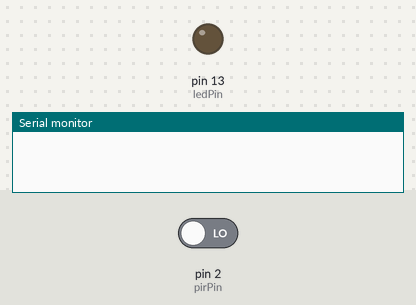
Simulated run of this sketch. Board: Arduino Uno, built with avr-gcc and run on an emulated ATmega328P. Parts: output pins drawn as LEDs (lit = HIGH), the last lines printed to the serial monitor. Inputs (shaded band) come from the test bench; at power-on: pin 2 (pirPin) LOW. Not simulated (calls return 0 or success): arduino_secrets.h.

Above: at 1.2 s.
1.3 s: pin 2 (pirPin) driven HIGH
At 2.4 s:
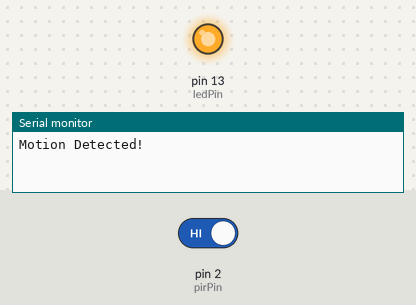
Timing chart, 0 to 4.3 s (numbered marks = the images above; inputs shaded):
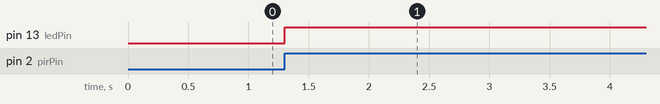

The sketch:

PIR_Motion_Sensor_LED_Activation.ino
```cpp
#include "arduino_secrets.h"

// Define pins
int pirPin = 2;     // PIR sensor connected to digital pin 2
int ledPin = 13;    // LED connected to digital pin 13

void setup() {
  pinMode(pirPin, INPUT);   // Set PIR sensor as input
  pinMode(ledPin, OUTPUT);  // Set LED as output
  Serial.begin(9600);       // Begin serial communication for debugging
}

void loop() {
  int motionDetected = digitalRead(pirPin); // Read PIR sensor value

  if (motionDetected == HIGH) {            // If motion is detected
    digitalWrite(ledPin, HIGH);            // Turn on LED
    Serial.println("Motion Detected!");    // Print to serial monitor
    delay(5000);                           // Keep LED on for 5 seconds
  } else {
    digitalWrite(ledPin, LOW);             // Turn off LED
  }

  delay(100); // Small delay to avoid rapid LED flickering
}
```

Measured:
- after the input at 1.3 s, pin 13 (ledPin): LOW → HIGH at once
